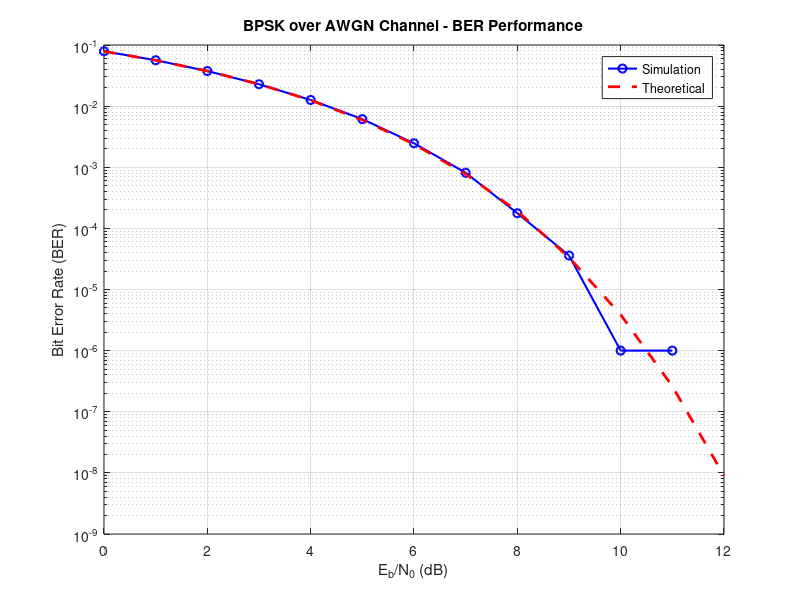

Write the MATLAB code that produced this figure.
clc; clear; close all;

%% =======================
%% Parameters
%% =======================
N = 1e6;
EbNo_dB = 0:1:12; % تغيير المسمى ليعبر عن طاقة البت بدقة
BER_sim = zeros(size(EbNo_dB));
BER_theory = zeros(size(EbNo_dB));

%% =======================
%% Simulation
%% =======================
for i = 1:length(EbNo_dB)
    
    bits = rand(1, N) < 0.5;   % Source bits
    tx = 2*bits - 1;           % BPSK mapping (Eb = 1)
    
    % تحويل النسبة من dB إلى القيمة الخطية
    ebno = 10^(EbNo_dB(i)/10);
    N0 = 1/ebno;               % لأن Eb = 1
    
    % توليد الضوضاء البيضاء المضافة بناءً على النطاق الأساسي (Baseband)
    noise = sqrt(N0/2)*randn(1, N);
    rx = tx + noise;
    
    % الكاشف (Decision Making)
    bits_hat = rx > 0;
    
    % حساب معدل الخطأ التجريبي
    BER_sim(i) = sum(bits ~= bits_hat)/N;
    
    % حساب معدل الخطأ النظري الدقيق
    BER_theory(i) = 0.5 * erfc(sqrt(ebno));
    
end

%% =======================
%% Plot Results
%% =======================
figure('Color','w');

semilogy(EbNo_dB, BER_sim, 'bo-', 'LineWidth', 1.5);
hold on;
semilogy(EbNo_dB, BER_theory, 'r--', 'LineWidth', 2);

grid on;

% تعديل التسميات لتوافق المعايير الأكاديمية والهندسية
xlabel('E_b/N_0 (dB)'); 
ylabel('Bit Error Rate (BER)');
title('BPSK over AWGN Channel - BER Performance');

legend('Simulation', 'Theoretical');

% حفظ الصورة لتظهر في الـ README
saveas(gcf, 'BER_BPSK_AWGN.png');
% End of document
